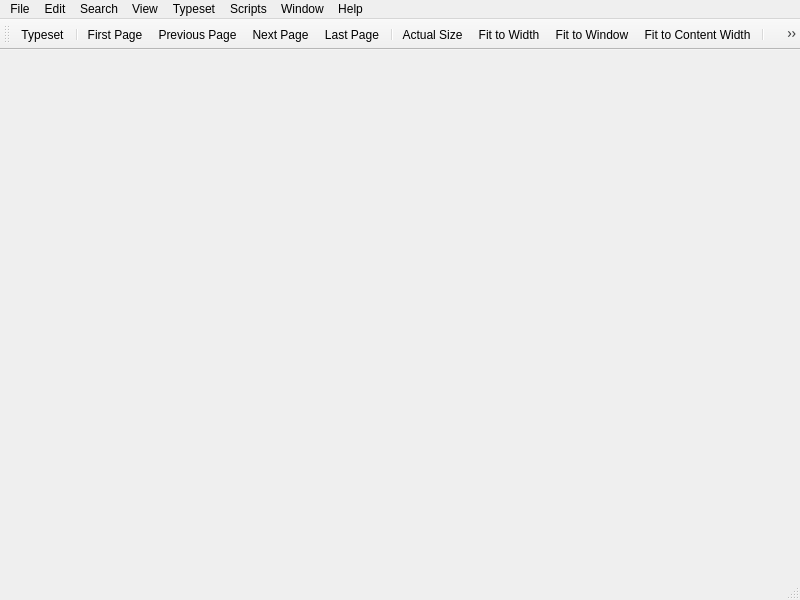
<?xml version="1.0" encoding="UTF-8"?>
<ui version="4.0">
 <class>PDFDocument</class>
 <widget class="QMainWindow" name="PDFDocument">
  <property name="geometry">
   <rect>
    <x>0</x>
    <y>0</y>
    <width>800</width>
    <height>600</height>
   </rect>
  </property>
  <property name="acceptDrops">
   <bool>true</bool>
  </property>
  <property name="windowTitle">
   <string>untitled.pdf[*]</string>
  </property>
  <widget class="QWidget" name="centralwidget"/>
  <widget class="QMenuBar" name="menubar">
   <property name="geometry">
    <rect>
     <x>0</x>
     <y>0</y>
     <width>800</width>
     <height>22</height>
    </rect>
   </property>
   <widget class="QMenu" name="menuHelp">
    <property name="title">
     <string>Help</string>
    </property>
    <addaction name="actionGoToHomePage"/>
    <addaction name="actionWriteToMailingList"/>
    <addaction name="actionSettings_and_Resources"/>
    <addaction name="separator"/>
    <addaction name="actionAbout_TW"/>
   </widget>
   <widget class="QMenu" name="menuFile">
    <property name="title">
     <string>File</string>
    </property>
    <widget class="QMenu" name="menuOpen_Recent">
     <property name="title">
      <string>Open Recent</string>
     </property>
     <addaction name="actionClear_Recent_Files"/>
    </widget>
    <addaction name="actionNew"/>
    <addaction name="actionNew_from_Template"/>
    <addaction name="actionOpen"/>
    <addaction name="menuOpen_Recent"/>
    <addaction name="separator"/>
    <addaction name="actionPrintPdf"/>
    <addaction name="actionClose"/>
    <addaction name="separator"/>
    <addaction name="actionQuit_TeXworks"/>
   </widget>
   <widget class="QMenu" name="menuEdit">
    <property name="title">
     <string>Edit</string>
    </property>
    <addaction name="actionUndo"/>
    <addaction name="actionRedo"/>
    <addaction name="separator"/>
    <addaction name="actionCopy"/>
    <addaction name="separator"/>
    <addaction name="actionPreferences"/>
   </widget>
   <widget class="QMenu" name="menuView">
    <property name="title">
     <string>View</string>
    </property>
    <addaction name="actionFirst_Page"/>
    <addaction name="actionPrevious_Page"/>
    <addaction name="actionNext_Page"/>
    <addaction name="actionLast_Page"/>
    <addaction name="separator"/>
    <addaction name="actionGo_to_Page"/>
    <addaction name="separator"/>
    <addaction name="actionZoom_In"/>
    <addaction name="actionZoom_Out"/>
    <addaction name="actionActual_Size"/>
    <addaction name="actionFit_to_Width"/>
    <addaction name="actionFit_to_Window"/>
    <addaction name="actionFit_to_Content_Width"/>
    <addaction name="separator"/>
    <addaction name="actionPageMode_Single"/>
    <addaction name="actionPageMode_Continuous"/>
    <addaction name="actionPageMode_TwoPagesContinuous"/>
    <addaction name="separator"/>
    <addaction name="actionFull_Screen"/>
   </widget>
   <widget class="QMenu" name="menuWindow">
    <property name="title">
     <string>Window</string>
    </property>
    <widget class="QMenu" name="menuShow">
     <property name="title">
      <string>Show</string>
     </property>
    </widget>
    <addaction name="menuShow"/>
    <addaction name="separator"/>
    <addaction name="actionStack"/>
    <addaction name="actionTile"/>
    <addaction name="actionSide_by_Side"/>
    <addaction name="actionPlace_on_Left"/>
    <addaction name="actionPlace_on_Right"/>
    <addaction name="separator"/>
    <addaction name="actionGo_to_Source"/>
   </widget>
   <widget class="QMenu" name="menuTypeset">
    <property name="title">
     <string comment="menu title">Typeset</string>
    </property>
    <addaction name="actionTypeset"/>
   </widget>
   <widget class="QMenu" name="menuSearch">
    <property name="title">
     <string>Search</string>
    </property>
    <addaction name="actionFind"/>
    <addaction name="actionFind_Again"/>
   </widget>
   <widget class="QMenu" name="menuScripts">
    <property name="title">
     <string>Scripts</string>
    </property>
    <widget class="QMenu" name="menuScripting_TeXworks">
     <property name="title">
      <string>Scripting TeXworks</string>
     </property>
     <addaction name="actionAbout_Scripts"/>
     <addaction name="actionManage_Scripts"/>
     <addaction name="actionUpdate_Scripts"/>
     <addaction name="actionShow_Scripts_Folder"/>
    </widget>
    <addaction name="menuScripting_TeXworks"/>
    <addaction name="separator"/>
   </widget>
   <addaction name="menuFile"/>
   <addaction name="menuEdit"/>
   <addaction name="menuSearch"/>
   <addaction name="menuView"/>
   <addaction name="menuTypeset"/>
   <addaction name="menuScripts"/>
   <addaction name="menuWindow"/>
   <addaction name="menuHelp"/>
  </widget>
  <widget class="QStatusBar" name="statusbar">
   <property name="font">
    <font>
     <pointsize>10</pointsize>
    </font>
   </property>
  </widget>
  <widget class="QToolBar" name="toolBar">
   <property name="windowTitle">
    <string>Toolbar</string>
   </property>
   <property name="styleSheet">
    <string notr="true">QToolButton { padding:2px; }</string>
   </property>
   <property name="iconSize">
    <size>
     <width>24</width>
     <height>24</height>
    </size>
   </property>
   <attribute name="toolBarArea">
    <enum>TopToolBarArea</enum>
   </attribute>
   <attribute name="toolBarBreak">
    <bool>false</bool>
   </attribute>
   <addaction name="actionTypeset"/>
   <addaction name="separator"/>
   <addaction name="actionFirst_Page"/>
   <addaction name="actionPrevious_Page"/>
   <addaction name="actionNext_Page"/>
   <addaction name="actionLast_Page"/>
   <addaction name="separator"/>
   <addaction name="actionActual_Size"/>
   <addaction name="actionFit_to_Width"/>
   <addaction name="actionFit_to_Window"/>
   <addaction name="actionFit_to_Content_Width"/>
   <addaction name="separator"/>
   <addaction name="actionMagnify"/>
   <addaction name="actionScroll"/>
   <addaction name="actionSelect_Text"/>
   <addaction name="separator"/>
   <addaction name="actionFind"/>
  </widget>
  <action name="actionAbout_TW">
   <property name="text">
    <string>About TeXworks...</string>
   </property>
   <property name="menuRole">
    <enum>QAction::AboutRole</enum>
   </property>
  </action>
  <action name="actionFirst_Page">
   <property name="icon">
    <iconset resource="../res/resources.qrc">
     <normaloff>:/images/tango/go-first.png</normaloff>:/images/tango/go-first.png</iconset>
   </property>
   <property name="text">
    <string>First Page</string>
   </property>
   <property name="menuRole">
    <enum>QAction::NoRole</enum>
   </property>
  </action>
  <action name="actionPrevious_Page">
   <property name="icon">
    <iconset resource="../res/resources.qrc">
     <normaloff>:/images/tango/go-previous.png</normaloff>:/images/tango/go-previous.png</iconset>
   </property>
   <property name="text">
    <string>Previous Page</string>
   </property>
   <property name="shortcut">
    <string comment="shortcut key name, do not translate">Ctrl+PgUp</string>
   </property>
   <property name="menuRole">
    <enum>QAction::NoRole</enum>
   </property>
  </action>
  <action name="actionNext_Page">
   <property name="icon">
    <iconset resource="../res/resources.qrc">
     <normaloff>:/images/tango/go-next.png</normaloff>:/images/tango/go-next.png</iconset>
   </property>
   <property name="text">
    <string>Next Page</string>
   </property>
   <property name="shortcut">
    <string comment="shortcut key name, do not translate">Ctrl+PgDown</string>
   </property>
   <property name="menuRole">
    <enum>QAction::NoRole</enum>
   </property>
  </action>
  <action name="actionLast_Page">
   <property name="icon">
    <iconset resource="../res/resources.qrc">
     <normaloff>:/images/tango/go-last.png</normaloff>:/images/tango/go-last.png</iconset>
   </property>
   <property name="text">
    <string>Last Page</string>
   </property>
   <property name="menuRole">
    <enum>QAction::NoRole</enum>
   </property>
  </action>
  <action name="actionGo_to_Page">
   <property name="text">
    <string>Go to Page...</string>
   </property>
   <property name="shortcut">
    <string>Ctrl+J</string>
   </property>
   <property name="menuRole">
    <enum>QAction::NoRole</enum>
   </property>
  </action>
  <action name="actionZoom_In">
   <property name="icon">
    <iconset resource="../res/resources.qrc">
     <normaloff>:/images/images/zoomin.png</normaloff>:/images/images/zoomin.png</iconset>
   </property>
   <property name="text">
    <string>Zoom In</string>
   </property>
   <property name="shortcut">
    <string>Ctrl++</string>
   </property>
   <property name="menuRole">
    <enum>QAction::NoRole</enum>
   </property>
  </action>
  <action name="actionZoom_Out">
   <property name="icon">
    <iconset resource="../res/resources.qrc">
     <normaloff>:/images/images/zoomout.png</normaloff>:/images/images/zoomout.png</iconset>
   </property>
   <property name="text">
    <string>Zoom Out</string>
   </property>
   <property name="shortcut">
    <string>Ctrl+-</string>
   </property>
   <property name="menuRole">
    <enum>QAction::NoRole</enum>
   </property>
  </action>
  <action name="actionFit_to_Window">
   <property name="checkable">
    <bool>true</bool>
   </property>
   <property name="icon">
    <iconset resource="../modules/QtPDF/QtPDF_icons.qrc">
     <normaloff>:/QtPDF/icons/zoom-fitwindow.png</normaloff>:/QtPDF/icons/zoom-fitwindow.png</iconset>
   </property>
   <property name="text">
    <string>Fit to Window</string>
   </property>
   <property name="shortcut">
    <string>Ctrl+3</string>
   </property>
   <property name="menuRole">
    <enum>QAction::NoRole</enum>
   </property>
  </action>
  <action name="actionActual_Size">
   <property name="icon">
    <iconset resource="../modules/QtPDF/QtPDF_icons.qrc">
     <normaloff>:/QtPDF/icons/zoom100.png</normaloff>:/QtPDF/icons/zoom100.png</iconset>
   </property>
   <property name="text">
    <string>Actual Size</string>
   </property>
   <property name="shortcut">
    <string>Ctrl+1</string>
   </property>
   <property name="menuRole">
    <enum>QAction::NoRole</enum>
   </property>
  </action>
  <action name="actionFit_to_Width">
   <property name="checkable">
    <bool>true</bool>
   </property>
   <property name="icon">
    <iconset resource="../modules/QtPDF/QtPDF_icons.qrc">
     <normaloff>:/QtPDF/icons/zoom-fitwidth.png</normaloff>:/QtPDF/icons/zoom-fitwidth.png</iconset>
   </property>
   <property name="text">
    <string>Fit to Width</string>
   </property>
   <property name="shortcut">
    <string>Ctrl+2</string>
   </property>
   <property name="menuRole">
    <enum>QAction::NoRole</enum>
   </property>
  </action>
  <action name="actionNew">
   <property name="icon">
    <iconset resource="../res/resources.qrc">
     <normaloff>:/images/tango/document-new.png</normaloff>:/images/tango/document-new.png</iconset>
   </property>
   <property name="text">
    <string>New</string>
   </property>
   <property name="shortcut">
    <string>Ctrl+N</string>
   </property>
   <property name="menuRole">
    <enum>QAction::NoRole</enum>
   </property>
  </action>
  <action name="actionOpen">
   <property name="icon">
    <iconset resource="../res/resources.qrc">
     <normaloff>:/images/tango/document-open.png</normaloff>:/images/tango/document-open.png</iconset>
   </property>
   <property name="text">
    <string>Open...</string>
   </property>
   <property name="shortcut">
    <string>Ctrl+O</string>
   </property>
   <property name="menuRole">
    <enum>QAction::NoRole</enum>
   </property>
  </action>
  <action name="actionClose">
   <property name="text">
    <string>Close</string>
   </property>
   <property name="shortcut">
    <string>Ctrl+W</string>
   </property>
   <property name="menuRole">
    <enum>QAction::NoRole</enum>
   </property>
  </action>
  <action name="actionUndo">
   <property name="enabled">
    <bool>false</bool>
   </property>
   <property name="icon">
    <iconset resource="../res/resources.qrc">
     <normaloff>:/images/tango/edit-undo.png</normaloff>:/images/tango/edit-undo.png</iconset>
   </property>
   <property name="text">
    <string>Undo</string>
   </property>
   <property name="shortcut">
    <string>Ctrl+Z</string>
   </property>
   <property name="menuRole">
    <enum>QAction::NoRole</enum>
   </property>
  </action>
  <action name="actionRedo">
   <property name="enabled">
    <bool>false</bool>
   </property>
   <property name="icon">
    <iconset resource="../res/resources.qrc">
     <normaloff>:/images/tango/edit-redo.png</normaloff>:/images/tango/edit-redo.png</iconset>
   </property>
   <property name="text">
    <string>Redo</string>
   </property>
   <property name="shortcut">
    <string>Ctrl+Shift+Z</string>
   </property>
   <property name="menuRole">
    <enum>QAction::NoRole</enum>
   </property>
  </action>
  <action name="actionCut">
   <property name="enabled">
    <bool>false</bool>
   </property>
   <property name="icon">
    <iconset resource="../res/resources.qrc">
     <normaloff>:/images/tango/edit-cut.png</normaloff>:/images/tango/edit-cut.png</iconset>
   </property>
   <property name="text">
    <string>Cut</string>
   </property>
   <property name="shortcut">
    <string>Ctrl+X</string>
   </property>
   <property name="menuRole">
    <enum>QAction::NoRole</enum>
   </property>
  </action>
  <action name="actionCopy">
   <property name="enabled">
    <bool>false</bool>
   </property>
   <property name="icon">
    <iconset resource="../res/resources.qrc">
     <normaloff>:/images/tango/edit-copy.png</normaloff>:/images/tango/edit-copy.png</iconset>
   </property>
   <property name="text">
    <string>Copy</string>
   </property>
   <property name="shortcut">
    <string>Ctrl+C</string>
   </property>
   <property name="menuRole">
    <enum>QAction::NoRole</enum>
   </property>
  </action>
  <action name="actionPaste">
   <property name="enabled">
    <bool>false</bool>
   </property>
   <property name="icon">
    <iconset resource="../res/resources.qrc">
     <normaloff>:/images/tango/edit-paste.png</normaloff>:/images/tango/edit-paste.png</iconset>
   </property>
   <property name="text">
    <string>Paste</string>
   </property>
   <property name="shortcut">
    <string>Ctrl+V</string>
   </property>
   <property name="menuRole">
    <enum>QAction::NoRole</enum>
   </property>
  </action>
  <action name="actionClear">
   <property name="enabled">
    <bool>false</bool>
   </property>
   <property name="text">
    <string>Clear</string>
   </property>
   <property name="shortcut">
    <string>Ctrl+Backspace</string>
   </property>
   <property name="menuRole">
    <enum>QAction::NoRole</enum>
   </property>
  </action>
  <action name="actionTypeset">
   <property name="icon">
    <iconset resource="../res/resources.qrc">
     <normaloff>:/images/images/runtool.png</normaloff>:/images/images/runtool.png</iconset>
   </property>
   <property name="text">
    <string>Typeset</string>
   </property>
   <property name="shortcut">
    <string comment="action">Ctrl+T</string>
   </property>
   <property name="menuRole">
    <enum>QAction::NoRole</enum>
   </property>
  </action>
  <action name="actionPreferences">
   <property name="icon">
    <iconset resource="../res/resources.qrc">
     <normaloff>:/images/tango/preferences-system.png</normaloff>:/images/tango/preferences-system.png</iconset>
   </property>
   <property name="text">
    <string>Preferences...</string>
   </property>
   <property name="menuRole">
    <enum>QAction::PreferencesRole</enum>
   </property>
  </action>
  <action name="actionStack">
   <property name="text">
    <string>Stack</string>
   </property>
   <property name="menuRole">
    <enum>QAction::NoRole</enum>
   </property>
  </action>
  <action name="actionTile">
   <property name="text">
    <string>Tile</string>
   </property>
   <property name="menuRole">
    <enum>QAction::NoRole</enum>
   </property>
  </action>
  <action name="actionGo_to_Source">
   <property name="enabled">
    <bool>false</bool>
   </property>
   <property name="text">
    <string>Go to Source</string>
   </property>
   <property name="shortcut">
    <string>Ctrl+'</string>
   </property>
   <property name="menuRole">
    <enum>QAction::NoRole</enum>
   </property>
  </action>
  <action name="actionNew_from_Template">
   <property name="text">
    <string>New from Template...</string>
   </property>
   <property name="shortcut">
    <string>Ctrl+Shift+N</string>
   </property>
   <property name="menuRole">
    <enum>QAction::NoRole</enum>
   </property>
  </action>
  <action name="actionFull_Screen">
   <property name="checkable">
    <bool>true</bool>
   </property>
   <property name="text">
    <string>Full Screen</string>
   </property>
   <property name="shortcut">
    <string>Ctrl+Shift+F</string>
   </property>
   <property name="menuRole">
    <enum>QAction::NoRole</enum>
   </property>
  </action>
  <action name="actionMagnify">
   <property name="checkable">
    <bool>true</bool>
   </property>
   <property name="checked">
    <bool>true</bool>
   </property>
   <property name="icon">
    <iconset resource="../res/resources.qrc">
     <normaloff>:/images/images/zoom.png</normaloff>:/images/images/zoom.png</iconset>
   </property>
   <property name="text">
    <string>Magnify</string>
   </property>
  </action>
  <action name="actionScroll">
   <property name="checkable">
    <bool>true</bool>
   </property>
   <property name="icon">
    <iconset resource="../modules/QtPDF/QtPDF_icons.qrc">
     <normaloff>:/QtPDF/icons/hand.png</normaloff>:/QtPDF/icons/hand.png</iconset>
   </property>
   <property name="text">
    <string>Scroll</string>
   </property>
  </action>
  <action name="actionSelect_Text">
   <property name="checkable">
    <bool>true</bool>
   </property>
   <property name="icon">
    <iconset resource="../modules/QtPDF/QtPDF_icons.qrc">
     <normaloff>:/QtPDF/icons/select-text.png</normaloff>:/QtPDF/icons/select-text.png</iconset>
   </property>
   <property name="text">
    <string>Select Text</string>
   </property>
  </action>
  <action name="actionSelect_Image">
   <property name="checkable">
    <bool>true</bool>
   </property>
   <property name="icon">
    <iconset resource="../res/resources.qrc">
     <normaloff>:/images/images/rect-select.png</normaloff>:/images/images/rect-select.png</iconset>
   </property>
   <property name="text">
    <string>Select Image</string>
   </property>
  </action>
  <action name="actionGoToHomePage">
   <property name="text">
    <string>Go to TeXworks home page</string>
   </property>
  </action>
  <action name="actionWriteToMailingList">
   <property name="text">
    <string>Email to the mailing list</string>
   </property>
  </action>
  <action name="actionSide_by_Side">
   <property name="enabled">
    <bool>false</bool>
   </property>
   <property name="text">
    <string>Side by Side</string>
   </property>
  </action>
  <action name="actionPlace_on_Left">
   <property name="text">
    <string>Place on Left</string>
   </property>
  </action>
  <action name="actionPlace_on_Right">
   <property name="text">
    <string>Place on Right</string>
   </property>
  </action>
  <action name="actionQuit_TeXworks">
   <property name="text">
    <string>Quit TeXworks</string>
   </property>
   <property name="shortcut">
    <string>Ctrl+Q</string>
   </property>
   <property name="menuRole">
    <enum>QAction::QuitRole</enum>
   </property>
  </action>
  <action name="actionFind">
   <property name="icon">
    <iconset resource="../res/resources.qrc">
     <normaloff>:/images/tango/edit-find.png</normaloff>:/images/tango/edit-find.png</iconset>
   </property>
   <property name="text">
    <string>Find...</string>
   </property>
   <property name="shortcut">
    <string>Ctrl+F</string>
   </property>
   <property name="shortcutContext">
    <enum>Qt::WindowShortcut</enum>
   </property>
   <property name="menuRole">
    <enum>QAction::NoRole</enum>
   </property>
  </action>
  <action name="actionFind_Again">
   <property name="text">
    <string>Find Again</string>
   </property>
   <property name="shortcut">
    <string>Ctrl+G</string>
   </property>
   <property name="shortcutContext">
    <enum>Qt::WindowShortcut</enum>
   </property>
   <property name="menuRole">
    <enum>QAction::NoRole</enum>
   </property>
  </action>
  <action name="actionUpdate_Scripts">
   <property name="text">
    <string>Reload Script List</string>
   </property>
   <property name="menuRole">
    <enum>QAction::NoRole</enum>
   </property>
  </action>
  <action name="actionManage_Scripts">
   <property name="text">
    <string>Manage Scripts</string>
   </property>
   <property name="menuRole">
    <enum>QAction::NoRole</enum>
   </property>
  </action>
  <action name="actionShow_Scripts_Folder">
   <property name="text">
    <string>Show Scripts Folder</string>
   </property>
   <property name="menuRole">
    <enum>QAction::NoRole</enum>
   </property>
  </action>
  <action name="actionAbout_Scripts">
   <property name="text">
    <string>About Scripts...</string>
   </property>
   <property name="menuRole">
    <enum>QAction::NoRole</enum>
   </property>
  </action>
  <action name="actionPrintPdf">
   <property name="text">
    <string>Print Pdf...</string>
   </property>
   <property name="shortcut">
    <string>Ctrl+P</string>
   </property>
  </action>
  <action name="actionSettings_and_Resources">
   <property name="text">
    <string>Settings and Resources...</string>
   </property>
   <property name="menuRole">
    <enum>QAction::NoRole</enum>
   </property>
  </action>
  <action name="actionClear_Recent_Files">
   <property name="enabled">
    <bool>false</bool>
   </property>
   <property name="text">
    <string>Clear Recent Files</string>
   </property>
  </action>
  <action name="actionPrevious_ViewRect">
   <property name="text">
    <string>Go to previous view</string>
   </property>
   <property name="shortcut">
    <string>Alt+Left</string>
   </property>
  </action>
  <action name="actionFit_to_Content_Width">
   <property name="checkable">
    <bool>true</bool>
   </property>
   <property name="icon">
    <iconset resource="../modules/QtPDF/QtPDF_icons.qrc">
     <normaloff>:/QtPDF/icons/zoom-fitcontentwidth.png</normaloff>:/QtPDF/icons/zoom-fitcontentwidth.png</iconset>
   </property>
   <property name="text">
    <string>Fit to Content Width</string>
   </property>
   <property name="toolTip">
    <string>Fit to Content Width</string>
   </property>
   <property name="shortcut">
    <string>Ctrl+4</string>
   </property>
   <property name="menuRole">
    <enum>QAction::NoRole</enum>
   </property>
  </action>
  <actiongroup name="actionPageModes">
   <action name="actionPageMode_Single">
    <property name="checkable">
     <bool>true</bool>
    </property>
    <property name="icon">
     <iconset resource="../modules/QtPDF/QtPDF_icons.qrc">
      <normaloff>:/QtPDF/icons/pagemode-single.png</normaloff>:/QtPDF/icons/pagemode-single.png</iconset>
    </property>
    <property name="text">
     <string>Single Page</string>
    </property>
   </action>
   <action name="actionPageMode_Continuous">
    <property name="checkable">
     <bool>true</bool>
    </property>
    <property name="icon">
     <iconset resource="../modules/QtPDF/QtPDF_icons.qrc">
      <normaloff>:/QtPDF/icons/pagemode-continuous.png</normaloff>:/QtPDF/icons/pagemode-continuous.png</iconset>
    </property>
    <property name="text">
     <string>Single Page Continuous</string>
    </property>
   </action>
   <action name="actionPageMode_TwoPagesContinuous">
    <property name="checkable">
     <bool>true</bool>
    </property>
    <property name="icon">
     <iconset resource="../modules/QtPDF/QtPDF_icons.qrc">
      <normaloff>:/QtPDF/icons/pagemode-twocols.png</normaloff>:/QtPDF/icons/pagemode-twocols.png</iconset>
    </property>
    <property name="text">
     <string>Two Pages Continuous</string>
    </property>
   </action>
  </actiongroup>
 </widget>
 <resources>
  <include location="../modules/QtPDF/QtPDF_icons.qrc"/>
  <include location="../res/resources.qrc"/>
 </resources>
 <connections>
  <connection>
   <sender>actionClose</sender>
   <signal>triggered()</signal>
   <receiver>PDFDocument</receiver>
   <slot>close()</slot>
   <hints>
    <hint type="sourcelabel">
     <x>-1</x>
     <y>-1</y>
    </hint>
    <hint type="destinationlabel">
     <x>399</x>
     <y>299</y>
    </hint>
   </hints>
  </connection>
 </connections>
</ui>
